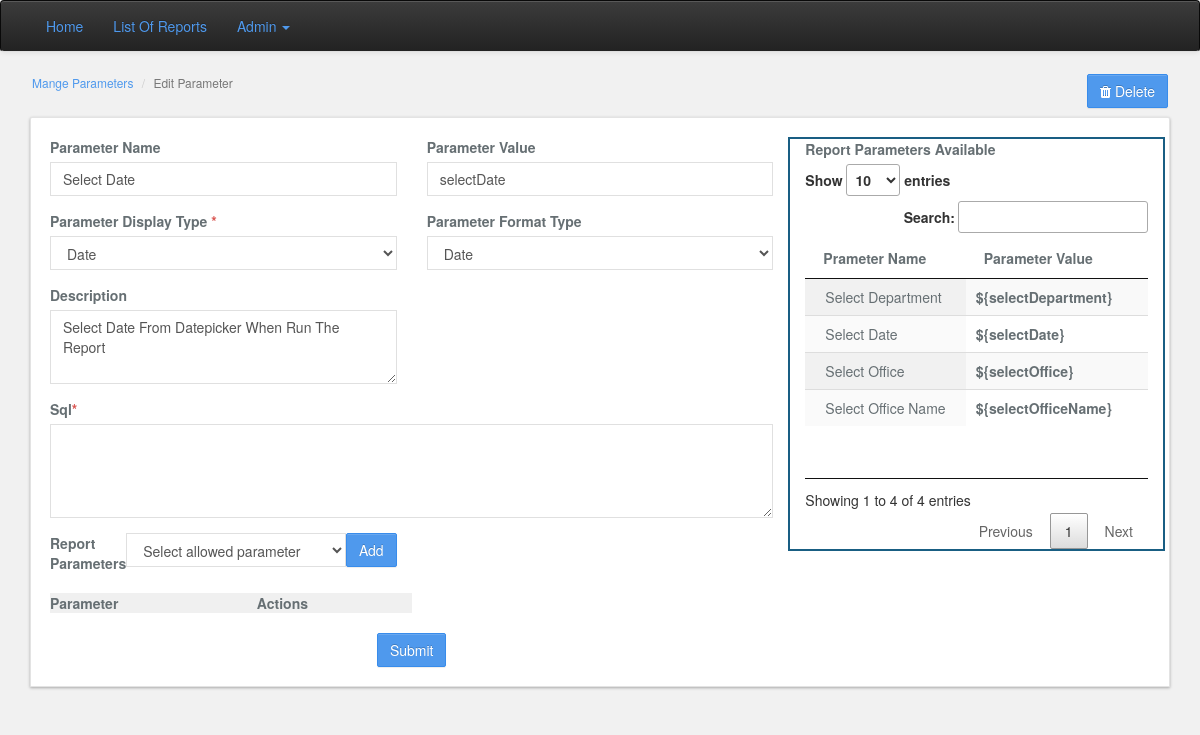
The page /param_details/1 on the database its author committed.
### flask_report_system_models.py (models this page shows)
class FlaskParameter(db.Model):
    __tablename__='flask_parameter'
    id = db.Column(db.Integer, primary_key=True, autoincrement=True)
    parameter_name = db.Column(db.String(100),nullable=False)
    parameter_label = db.Column(db.String(100),nullable=False)
    parameter_sql = db.Column(db.Text(),nullable=False)
    description = db.Column(db.String(1000), nullable=False)
    parameter_display_type = db.Column(db.String(50), nullable=False)
    parameter_format_type = db.Column(db.String(50), nullable=False)
    parameter_default = db.Column(db.String(45), nullable=True)
    parent_id = db.Column(db.Integer,nullable=True)
    reportparams = db.relationship('FlaskReportParameter')

### flask_report_system_api.py (the view, shortened to what this page needs)
@app.route('/param_details/<int:id>',methods=['GET','POST'])
def param_details(id):
    if request.method == 'GET':
        fp = FlaskParameter.query.filter(FlaskParameter.id==id).first()
        parent_id=fp.parent_id
        fp={"parameter_name":fp.parameter_name,"parameter_label":fp.parameter_label,"parameter_sql":fp.parameter_sql,
             "description":fp.description,"parameter_display_type":fp.parameter_display_type,
             "parameter_format_type":fp.parameter_format_type,"parameter_default":fp.parameter_default,
             "parent_id":fp.parent_id,"id":fp.id}
        params = db.session.query(FlaskParameter.id, FlaskParameter.parameter_label,
                                  FlaskParameter.parameter_name)
        added_param = db.session.query(FlaskParameter.parameter_label,
                                        FlaskParameter.parameter_name,
                                        FlaskParameter.id).filter(FlaskParameter.id==parent_id).all()
        added_params=queryset_to_dict(added_param)
        return render_template('flask_report_system/edit_param.html',param=fp,params=params,added_params=added_params)

### flask_report_system_api.py (called while the page is built)
def queryset_to_dict(query_result):
    try:
        query_columns = query_result[0].keys()
        res = [list(ele) for ele in query_result]
        dict_list = [dict(zip(query_columns, l)) for l in res]
    except Exception as e:
        print(e)
        dict_list=[]
    return dict_list

### templates/flask_report_system/edit_param.html (shortened to what this page needs)
{% extends 'flask_report_system/index.html' %}
{% block content %}
<div class="container">
      <ul class="breadcrumb">
        <li><a href="{{  url_for('param_data') }}" class="ng-binding">Mange Parameters</a></li>
        <li class="active ng-binding">Edit Parameter</li>
                   <span id="delete" ><a href="{{ url_for( 'delete_param' , id=param['id']) }}" class="btn btn-primary"><i class="fa fa-trash "></i> Delete</a></span>
      </ul>
<br>
<div class="card well">
    <div class="row">
        <div class="col-md-8">
            <form name="createparamrform" method="post">
                <div class="form-row">
                    <div class="row">
                    <div class="form-group col-md-6">
                        <label for="paramlabel">Parameter Name</label>
                        <input id="paramlabel" name="paramlabel" type="text" class="form-control" value="{{param['parameter_label']}}">
                    </div>
                     <div class="form-group col-md-6">
                        <label for="paramlabel">Parameter Value</label>
                        <input id="parameter_name" name="parameter_name" type="text" class="form-control" value="{{param['parameter_name']}}">
                    </div>
                    </div>
                    <div class="row">
                        <div class="form-group col-md-6">
                            <label class="control-label binding">Parameter Display Type&nbsp;<span
                                    class="required">*</span></label>
                            <select id="paramdisplay_type" name="paramdisplay_type" class="form-control" value="">
                            </select>
                        </div>
                        <div class="form-group col-md-6">
                            <label class="control-label binding">Parameter Format Type&nbsp;</label>
                            <select id="paramformat_type" name="paramformat_type" class="form-control"
                                    value="">
                            </select>
                        </div>
                    </div>
                    <div class="row">
                        <div class="form-group col-md-6">
                            <label class="control-label binding">Description</label>
                            <div>
                                <textarea id="description" name="description" class="form-control" rows="3" value="{{param['description']}}">{{param['description']}}</textarea>
                            </div>
                        </div>
                        <div class="form-group col-md-6">
                            <label class="control-label binding">&nbsp;</label>
                        </div>
                    </div>
                    <div class="row">
                        <div class="form-group col-md-12">
                            <label class="control-label binding">Sql<span class="required">*</span></label>
                            <textarea class="form-control width100 " id="parameter_sql" rows="4" name="parameter_sql"
                                      model="formData.reportSql" required="">{{param["parameter_sql"]}}</textarea>
                        </div>
                    </div>
                </div>
                <div class="row">
                    <div style="display: flex;" class="form-group col-md-6">
                        <label class="control-label binding">Report Parameters </label>
                        <select id="parametervalue" name="parametervalue" class="form-control">
                            <option value="" selected>Select allowed parameter</option>
                        </select>
                        <span>
                           <input type="button" class="btn btn-primary binding" onclick="EditparameterSelected()" value="Add">
                         </span>
                    </div>
                </div>
                <table id="selectedparamtable" name="selectedparamtable" width="50%">
                    <tbody>
                    <tr class="graybg">
                        <th id="parame" name="parame" class="binding">Parameter</th>
                        <th id="dd" name="dd" class="binding">Actions</th>
                    </tr>
                    </tbody>
                </table>
                <br>
                <input type="submit" class="btn btn-primary binding" style="margin:auto;display:block" value="Submit">
            </form>
        </div>
        <div class="col-md-4 border border-primary" style="border:2px solid #195e83	;">
            <label class="control-label binding">Report Parameters Available&nbsp;</label>
            <div class="border border-primary">
                <table id="listparamtable" class="display nowrap" style="width:100%;">
                    <thead>
                    <tr>
                        <th>Prameter Name</th>
                        <th>Parameter Value</th>
                    </tr>
                    </thead>
                    <tbody>
                    {% for p in params %}
                    <tr>
                        <td> {{ p.parameter_label }}</td>
                        <td> <b>${</b><b>{{ p.parameter_name }}</b><b>}</b></td>
                    </tr>
                    {% endfor %}
                    </tbody>
                </table>
            </div>
        </div>
    </div>
</div>
</div>
{% endblock %}

### templates/flask_report_system/edit_param.html (style rules this page uses)
#delete { float:right }

### rows shown on the page
FlaskParameter: paramlabel "Select Date", parameter_name "selectDate", description "Select Date From Datepicker When Run The Report", parameter_label "Select Date"
FlaskParameter: parameter_label "Select Office", parameter_name "selectOffice"
FlaskParameter: parameter_label "Select Department", parameter_name "selectDepartment"
FlaskParameter: parameter_label "Select Office Name", parameter_name "selectOfficeName"
